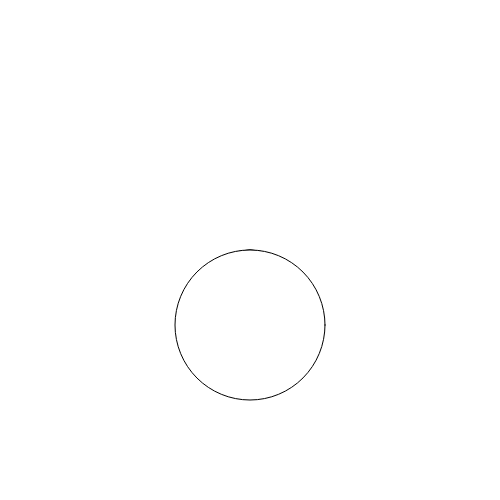
Frame 1 (no input)
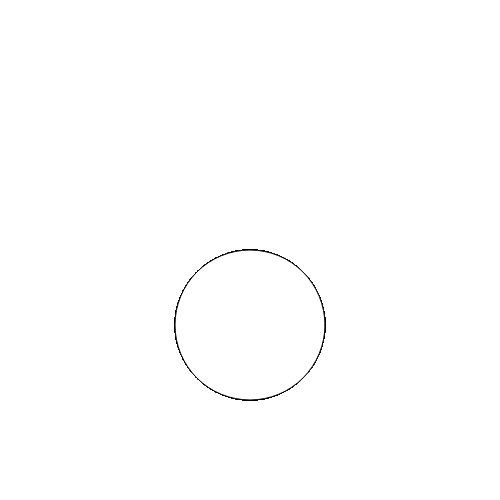
Frame 60 (no input)
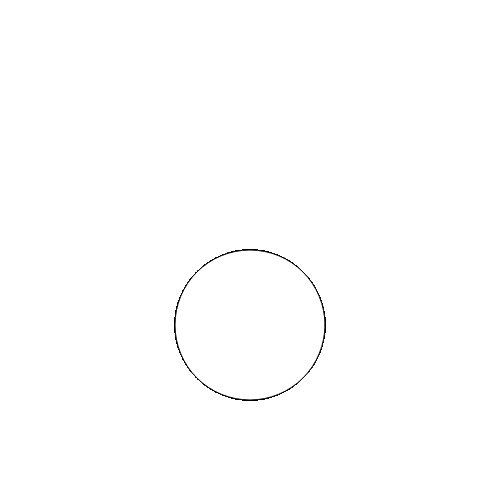
Frame 120 (the mouse pressed at the canvas centre since frame 60)

The p5.js sketch that drew these frames (run headless with seeded random() and noise() and a simulated clock; from frame 60 on, the mouse is pressed at the canvas centre):

// p5.js sketch
// ── sketch.js
function setup() {
  createCanvas(500, 500);
}

function draw() {
  //background
  ellipse(width/2, height/2 +25, 50,50);
  ellipse(width/2, height/2 +50, 100,100);
  ellipse(width/2, height/2 +75, 150,150);



}
